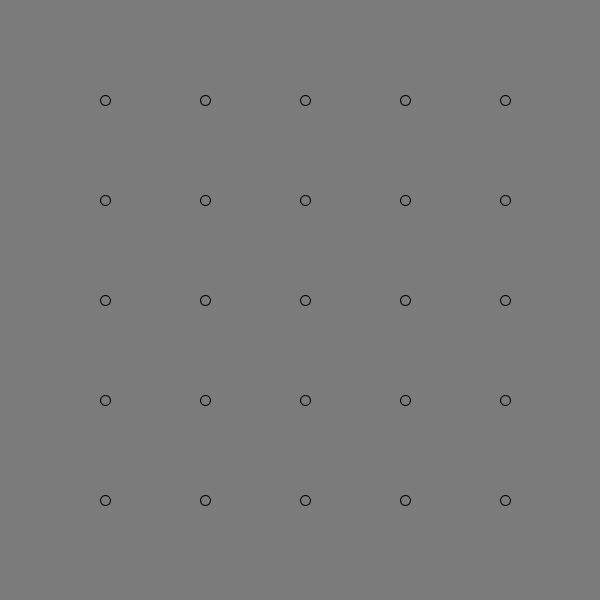
Frame 1 (no input)
Frame 60 (the mouse pressed at the canvas centre just before this capture): identical to frame 1, image omitted
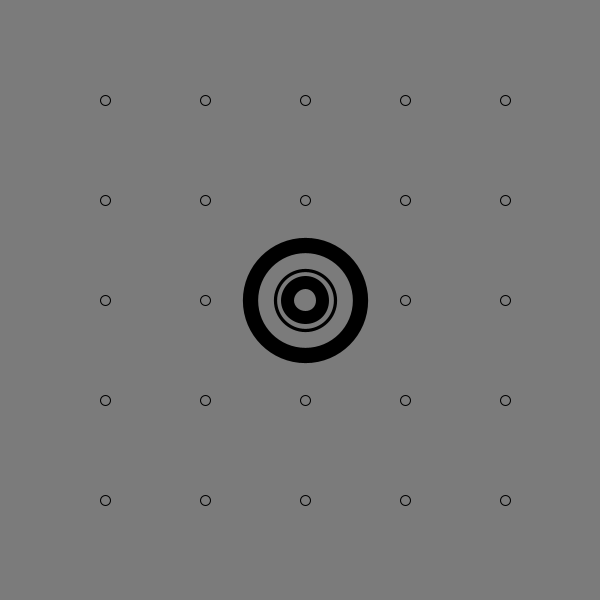
Frame 120 (the mouse held since frame 60 and released just before this capture)

The Processing sketch that drew these frames (run headless with seeded random() and noise(); from frame 60 on, the mouse is pressed at the canvas centre):

// Processing sketch: processing_151530
// ── processing_151530.pde

//exercício 9.8 (tendo como ponto de partida o projecto_2_rev)
// trabalhar com objectos e com arrays
// exercício interactivo


Botao[] botao1 = new Botao[5];
Botao[] botao2 = new Botao[5];
Botao[] botao3 = new Botao[5];
Botao[] botao4 = new Botao[5];
Botao[] botao5 = new Botao[5];

void setup() {
  size(600,600);
  smooth();
  
  for(int i = 0; i < botao1.length; i ++) {
      botao1[i] = new Botao(i*100+105,100,10);
      botao2[i] = new Botao(i*100+105,200,10);
      botao3[i] = new Botao(i*100+105,300,10);
      botao4[i] = new Botao(i*100+105,400,10);
      botao5[i] = new Botao(i*100+105,500,10);
  }
}

void draw() {
  background(123);
  for(int i = 0; i < botao1.length; i++) {
    botao1[i].mostrar();
    botao2[i].mostrar();
     botao3[i].mostrar();
      botao4[i].mostrar();
       botao5[i].mostrar();
  }
}

void mousePressed() {
    for(int i = 0; i < botao1.length; i++) {
      botao1[i].interruptor(mouseX,mouseY);
      botao2[i].interruptor(mouseX,mouseY);
      botao3[i].interruptor(mouseX,mouseY);
      botao4[i].interruptor(mouseX,mouseY);
      botao5[i].interruptor(mouseX,mouseY);
    }
}

//criar a classe para depois inseri-la num array.


class Botao {

//x = posição horizontal do ponto central do circulo.
//o ponto central do circulo inactivo e do circulo activo é o mesmo.
int x;
//y = posição vertical do ponto central do circulo.
int y;
//d = diâmetro do circulo
int d;

//botaoActivo = interruptor. Quando falso, mostra o círculo quando verdadeiro (activo) mostra os círculos grandes
boolean activo;
  
  Botao(int tempX, int tempY, int tempD) {
    x = tempX;
    y = tempY;
    d = tempD;
    // o botão começa sempre inactivo
    activo = false;
  }

  void mostrar() {
    
    if(activo) {
      strokeWeight(random(1,20));
      stroke(0);
      noFill();
      ellipse(x,y,d+100,d+100);
      strokeWeight(random(1,20));
      ellipse(x,y,d+50,d+50);
      strokeWeight(random(1,20));
      ellipse(x,y,d+25,d+25);
    } else {
      strokeWeight(1);
    stroke(0);
    noFill();
    ellipse(x,y,d,d);
    }
  }
  
  //activar o botão. Quando o rato estiver dentro de um círculo activa o botão
  //mx e my, argumentos que significam a posição horizontal e vertical do rato
  void interruptor(int mx, int my) {
    if (mx >= x-d/2 && mx <= x+d/2 && my >= y-d/2 && my <= y+d/2) {
      activo = !activo;
    }
  }
}
